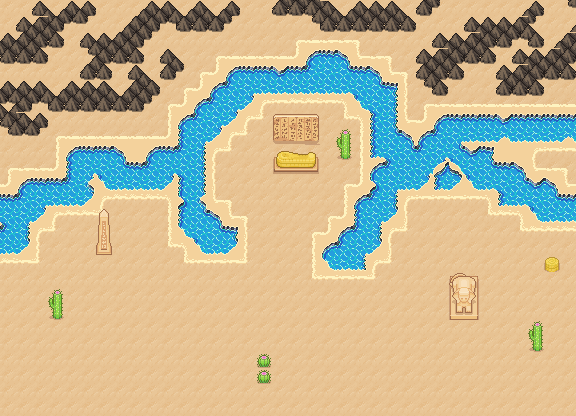

Below is a game level as drawn by its tile map, then a one-line description and the .tmx that defines it (tile-layer data replaced by summaries):
An orthogonal 36x26 tile map with 16x16 px tiles, 4 tile layers (Collision, Background, Ground, Clutter), 3 tilesets and 23 objects.

<map version="1.10" tiledversion="1.10.1" orientation="orthogonal" renderorder="right-down" width="36" height="26" tilewidth="16" tileheight="16" infinite="0" nextlayerid="7" nextobjectid="72">
 <editorsettings>
  <export target="wastetown..tmx" format="tmx" />
 </editorsettings>
 <tileset firstgid="1" source="../../tileset/main.tsx" />
 <tileset firstgid="10113" source="../../tileset/buildings.tsx" />
 <tileset firstgid="11905" source="../../tileset/dungeon/dungeon_bis.tsx" />
 <layer id="6" name="Collision" width="36" height="26">
  <data>[936 cells, 28 non-empty, 1 distinct tile ids]</data>
 </layer>
 <layer id="1" name="Background" width="36" height="26">
  <data>[936 cells, 936 non-empty, 1 distinct tile ids]</data>
 </layer>
 <layer id="2" name="Ground" width="36" height="26">
  <data>[936 cells, 446 non-empty, 70 distinct tile ids]</data>
 </layer>
 <layer id="3" name="Clutter" width="36" height="26">
  <properties>
   <property name="spriteLayer" type="bool" value="true" />
  </properties>
  <data>[936 cells, 30 non-empty, 25 distinct tile ids]</data>
 </layer>
 <objectgroup id="4" name="Objects">
  <object id="38" template="../../obj/entry_up.tx" x="271.678" y="414.16" width="100.391" height="16">
   <properties>
    <property name="teleport" value="" />
   </properties>
  </object>
  <object id="48" template="../../obj/treasure.tx" x="324.941" y="186.435" />
  <object id="50" template="../../obj/enemy.tx" x="467.189" y="380.766">
   <properties>
    <property name="enemy" value="Mummy" />
    <property name="threatRange" type="int" value="30" />
    <property name="waypoints" value="67,68" />
   </properties>
  </object>
  <object id="51" template="../../obj/treasure.tx" x="250.536" y="151.128" />
  <object id="52" template="../../obj/gold.tx" x="225.064" y="177.386" />
  <object id="53" template="../../obj/enemy.tx" x="274.222" y="244.626">
   <properties>
    <property name="enemy" value="Khenra Warrior" />
    <property name="threatRange" type="int" value="40" />
   </properties>
  </object>
  <object id="54" template="../../obj/enemy.tx" x="430.566" y="256.246">
   <properties>
    <property name="enemy" value="Scorpion" />
    <property name="hidden" type="bool" value="true" />
    <property name="threatRange" type="int" value="30" />
   </properties>
  </object>
  <object id="55" template="../../obj/enemy.tx" x="44.7339" y="350.568">
   <properties>
    <property name="enemy" value="Scarab" />
    <property name="hidden" type="bool" value="true" />
    <property name="threatRange" type="int" value="30" />
   </properties>
  </object>
  <object id="56" template="../../obj/gold.tx" x="459.28" y="273.299" />
  <object id="57" template="../../obj/enemy.tx" x="275.803" y="202.417">
   <properties>
    <property name="effect" value="{ &quot;startBattleWithCard&quot;: [ &quot;Wall of Forgotten Pharaohs&quot; ] }" />
    <property name="enemy" value="Pharaoh" />
    <property name="threatRange" type="int" value="40" />
   </properties>
  </object>
  <object id="58" template="../../obj/enemy.tx" x="161.725" y="299.797">
   <properties>
    <property name="enemy" value="Mummy" />
    <property name="threatRange" type="int" value="30" />
    <property name="waypoints" value="68,69" />
   </properties>
  </object>
  <object id="59" template="../../obj/manashards.tx" x="446.055" y="231.579" />
  <object id="60" template="../../obj/manashards.tx" x="4.00625" y="289.428" />
  <object id="61" template="../../obj/collision.tx" x="-1.98277" y="415.493" width="577.537" height="16" />
  <object id="62" template="../../obj/collision.tx" x="-0.618422" y="-16.7318" width="577.537" height="16" />
  <object id="63" template="../../obj/collision.tx" x="-24.0852" y="-16.1861" width="23.6121" height="450.408" />
  <object id="64" template="../../obj/collision.tx" x="574.863" y="-15.6403" width="23.6121" height="450.408" />
  <object id="66" template="../../obj/waypoint.tx" x="386.023" y="346.73" />
  <object id="67" template="../../obj/waypoint.tx" x="528.461" y="405.67" />
  <object id="68" template="../../obj/waypoint.tx" x="289.973" y="305.8" />
  <object id="69" template="../../obj/waypoint.tx" x="91.3245" y="303.071" />
  <object id="70" template="../../obj/waypoint.tx" x="124.069" y="404.579" />
  <object id="71" template="../../obj/booster.tx" x="19.8327" y="345.639">
   <properties>
    <property name="reward">[
  {
    "editions": [  "MH1" ],
    "type": "card",
    "count": 10,
    "rarity": [ "Common" ]
    "colors": [ "white","green"]
  },
  {
    "editions": [ "MH1" ],
    "type": "card",
    "count": 3,
    "rarity": [ "Uncommon" ]
    "colors": [ "white","green" ]
  },
  {
    "editions": [ "MH1" ],
    "type": "card",
    "count": 1,
    "rarity": [ "Rare", "Mythic Rare" ]
    "colors": [ "white","green" ]
  }
]
</property>
   </properties>
  </object>
 </objectgroup>
</map>
